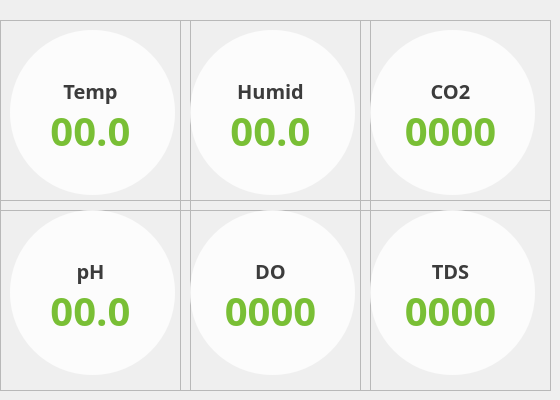
    <widget class="QWidget" name="page_5">
     <widget class="QFrame" name="frame_13">
      <property name="geometry">
       <rect>
        <x>0</x>
        <y>20</y>
        <width>191</width>
        <height>191</height>
       </rect>
      </property>
      <property name="frameShape">
       <enum>QFrame::StyledPanel</enum>
      </property>
      <property name="frameShadow">
       <enum>QFrame::Raised</enum>
      </property>
      <widget class="QLabel" name="label_52">
       <property name="geometry">
        <rect>
         <x>50</x>
         <y>50</y>
         <width>81</width>
         <height>41</height>
        </rect>
       </property>
       <property name="font">
        <font>
         <family>나눔스퀘어 Bold</family>
         <pointsize>15</pointsize>
         <weight>75</weight>
         <bold>true</bold>
        </font>
       </property>
       <property name="styleSheet">
        <string notr="true">background:transparent;
color:rgb(60,60,60);</string>
       </property>
       <property name="text">
        <string>Temp</string>
       </property>
       <property name="alignment">
        <set>Qt::AlignCenter</set>
       </property>
      </widget>
      <widget class="QLabel" name="label_13">
       <property name="geometry">
        <rect>
         <x>10</x>
         <y>10</y>
         <width>165</width>
         <height>165</height>
        </rect>
       </property>
       <property name="font">
        <font>
         <family>나눔스퀘어 Bold</family>
         <pointsize>28</pointsize>
         <weight>75</weight>
         <bold>true</bold>
        </font>
       </property>
       <property name="styleSheet">
        <string notr="true">image:url(:/img/resources/circle.png);
border:transparent;
border-radius:82px;
background:rgba(255,255,255,200);</string>
       </property>
       <property name="text">
        <string/>
       </property>
       <property name="alignment">
        <set>Qt::AlignCenter</set>
       </property>
      </widget>
      <widget class="QLabel" name="temp_status">
       <property name="geometry">
        <rect>
         <x>40</x>
         <y>90</y>
         <width>101</width>
         <height>41</height>
        </rect>
       </property>
       <property name="font">
        <font>
         <family>나눔스퀘어 Bold</family>
         <pointsize>30</pointsize>
         <weight>75</weight>
         <bold>true</bold>
        </font>
       </property>
       <property name="styleSheet">
        <string notr="true">color : rgb(121,191,53);</string>
       </property>
       <property name="text">
        <string>00.0</string>
       </property>
       <property name="alignment">
        <set>Qt::AlignCenter</set>
       </property>
      </widget>
      <zorder>label_13</zorder>
      <zorder>label_52</zorder>
      <zorder>temp_status</zorder>
     </widget>
     <widget class="QFrame" name="frame_14">
      <property name="geometry">
       <rect>
        <x>180</x>
        <y>20</y>
        <width>191</width>
        <height>191</height>
       </rect>
      </property>
      <property name="frameShape">
       <enum>QFrame::StyledPanel</enum>
      </property>
      <property name="frameShadow">
       <enum>QFrame::Raised</enum>
      </property>
      <widget class="QLabel" name="label_62">
       <property name="geometry">
        <rect>
         <x>50</x>
         <y>50</y>
         <width>81</width>
         <height>41</height>
        </rect>
       </property>
       <property name="font">
        <font>
         <family>나눔스퀘어 Bold</family>
         <pointsize>15</pointsize>
         <weight>75</weight>
         <bold>true</bold>
        </font>
       </property>
       <property name="styleSheet">
        <string notr="true">background:transparent;
color:rgb(60,60,60);</string>
       </property>
       <property name="text">
        <string>Humid</string>
       </property>
       <property name="alignment">
        <set>Qt::AlignCenter</set>
       </property>
      </widget>
      <widget class="QLabel" name="label_15">
       <property name="geometry">
        <rect>
         <x>10</x>
         <y>10</y>
         <width>165</width>
         <height>165</height>
        </rect>
       </property>
       <property name="font">
        <font>
         <family>나눔스퀘어 Bold</family>
         <pointsize>28</pointsize>
         <weight>75</weight>
         <bold>true</bold>
        </font>
       </property>
       <property name="styleSheet">
        <string notr="true">image:url(:/img/resources/circle.png);
border:transparent;
border-radius:82px;
background:rgba(255,255,255,200);</string>
       </property>
       <property name="text">
        <string/>
       </property>
       <property name="alignment">
        <set>Qt::AlignCenter</set>
       </property>
      </widget>
      <widget class="QLabel" name="humid_status">
       <property name="geometry">
        <rect>
         <x>40</x>
         <y>90</y>
         <width>101</width>
         <height>41</height>
        </rect>
       </property>
       <property name="font">
        <font>
         <family>나눔스퀘어 Bold</family>
         <pointsize>30</pointsize>
         <weight>75</weight>
         <bold>true</bold>
        </font>
       </property>
       <property name="styleSheet">
        <string notr="true">color : rgb(121,191,53);</string>
       </property>
       <property name="text">
        <string>00.0</string>
       </property>
       <property name="alignment">
        <set>Qt::AlignCenter</set>
       </property>
      </widget>
      <zorder>label_15</zorder>
      <zorder>label_62</zorder>
      <zorder>humid_status</zorder>
     </widget>
     <widget class="QFrame" name="frame_17">
      <property name="geometry">
       <rect>
        <x>360</x>
        <y>20</y>
        <width>191</width>
        <height>191</height>
       </rect>
      </property>
      <property name="frameShape">
       <enum>QFrame::StyledPanel</enum>
      </property>
      <property name="frameShadow">
       <enum>QFrame::Raised</enum>
      </property>
      <widget class="QLabel" name="label_64">
       <property name="geometry">
        <rect>
         <x>50</x>
         <y>50</y>
         <width>81</width>
         <height>41</height>
        </rect>
       </property>
       <property name="font">
        <font>
         <family>나눔스퀘어 Bold</family>
         <pointsize>15</pointsize>
         <weight>75</weight>
         <bold>true</bold>
        </font>
       </property>
       <property name="styleSheet">
        <string notr="true">background:transparent;
color:rgb(60,60,60);</string>
       </property>
       <property name="text">
        <string>CO2</string>
       </property>
       <property name="alignment">
        <set>Qt::AlignCenter</set>
       </property>
      </widget>
      <widget class="QLabel" name="label_17">
       <property name="geometry">
        <rect>
         <x>10</x>
         <y>10</y>
         <width>165</width>
         <height>165</height>
        </rect>
       </property>
       <property name="font">
        <font>
         <family>나눔스퀘어 Bold</family>
         <pointsize>28</pointsize>
         <weight>75</weight>
         <bold>true</bold>
        </font>
       </property>
       <property name="styleSheet">
        <string notr="true">image:url(:/img/resources/circle.png);
border:transparent;
border-radius:82px;
background:rgba(255,255,255,200);</string>
       </property>
       <property name="text">
        <string/>
       </property>
       <property name="alignment">
        <set>Qt::AlignCenter</set>
       </property>
      </widget>
      <widget class="QLabel" name="co2_status">
       <property name="geometry">
        <rect>
         <x>40</x>
         <y>90</y>
         <width>101</width>
         <height>41</height>
        </rect>
       </property>
       <property name="font">
        <font>
         <family>나눔스퀘어 Bold</family>
         <pointsize>30</pointsize>
         <weight>75</weight>
         <bold>true</bold>
        </font>
       </property>
       <property name="styleSheet">
        <string notr="true">color : rgb(121,191,53);</string>
       </property>
       <property name="text">
        <string>0000</string>
       </property>
       <property name="alignment">
        <set>Qt::AlignCenter</set>
       </property>
      </widget>
      <zorder>label_17</zorder>
      <zorder>label_64</zorder>
      <zorder>co2_status</zorder>
     </widget>
     <widget class="QFrame" name="frame_18">
      <property name="geometry">
       <rect>
        <x>0</x>
        <y>200</y>
        <width>191</width>
        <height>191</height>
       </rect>
      </property>
      <property name="frameShape">
       <enum>QFrame::StyledPanel</enum>
      </property>
      <property name="frameShadow">
       <enum>QFrame::Raised</enum>
      </property>
      <widget class="QLabel" name="label_65">
       <property name="geometry">
        <rect>
         <x>50</x>
         <y>50</y>
         <width>81</width>
         <height>41</height>
        </rect>
       </property>
       <property name="font">
        <font>
         <family>나눔스퀘어 Bold</family>
         <pointsize>15</pointsize>
         <weight>75</weight>
         <bold>true</bold>
        </font>
       </property>
       <property name="styleSheet">
        <string notr="true">background:transparent;
color:rgb(60,60,60);</string>
       </property>
       <property name="text">
        <string>pH</string>
       </property>
       <property name="alignment">
        <set>Qt::AlignCenter</set>
       </property>
      </widget>
      <widget class="QLabel" name="label_19">
       <property name="geometry">
        <rect>
         <x>10</x>
         <y>10</y>
         <width>165</width>
         <height>165</height>
        </rect>
       </property>
       <property name="font">
        <font>
         <family>나눔스퀘어 Bold</family>
         <pointsize>28</pointsize>
         <weight>75</weight>
         <bold>true</bold>
        </font>
       </property>
       <property name="styleSheet">
        <string notr="true">image:url(:/img/resources/circle.png);
border:transparent;
border-radius:82px;
background:rgba(255,255,255,200);</string>
       </property>
       <property name="text">
        <string/>
       </property>
       <property name="alignment">
        <set>Qt::AlignCenter</set>
       </property>
      </widget>
      <widget class="QLabel" name="ph_status">
       <property name="geometry">
        <rect>
         <x>40</x>
         <y>90</y>
         <width>101</width>
         <height>41</height>
        </rect>
       </property>
       <property name="font">
        <font>
         <family>나눔스퀘어 Bold</family>
         <pointsize>30</pointsize>
         <weight>75</weight>
         <bold>true</bold>
        </font>
       </property>
       <property name="styleSheet">
        <string notr="true">color : rgb(121,191,53);</string>
       </property>
       <property name="text">
        <string>00.0</string>
       </property>
       <property name="alignment">
        <set>Qt::AlignCenter</set>
       </property>
      </widget>
      <zorder>label_19</zorder>
      <zorder>label_65</zorder>
      <zorder>ph_status</zorder>
     </widget>
     <widget class="QFrame" name="frame_19">
      <property name="geometry">
       <rect>
        <x>180</x>
        <y>200</y>
        <width>191</width>
        <height>191</height>
       </rect>
      </property>
      <property name="frameShape">
       <enum>QFrame::StyledPanel</enum>
      </property>
      <property name="frameShadow">
       <enum>QFrame::Raised</enum>
      </property>
      <widget class="QLabel" name="label_66">
       <property name="geometry">
        <rect>
         <x>50</x>
         <y>50</y>
         <width>81</width>
         <height>41</height>
        </rect>
       </property>
       <property name="font">
        <font>
         <family>나눔스퀘어 Bold</family>
         <pointsize>15</pointsize>
         <weight>75</weight>
         <bold>true</bold>
        </font>
       </property>
       <property name="styleSheet">
        <string notr="true">background:transparent;
color:rgb(60,60,60);</string>
       </property>
       <property name="text">
        <string>DO</string>
       </property>
       <property name="alignment">
        <set>Qt::AlignCenter</set>
       </property>
      </widget>
      <widget class="QLabel" name="label_21">
       <property name="geometry">
        <rect>
         <x>10</x>
         <y>10</y>
         <width>165</width>
         <height>165</height>
        </rect>
       </property>
       <property name="font">
        <font>
         <family>나눔스퀘어 Bold</family>
         <pointsize>28</pointsize>
         <weight>75</weight>
         <bold>true</bold>
        </font>
       </property>
       <property name="styleSheet">
        <string notr="true">image:url(:/img/resources/circle.png);
border:transparent;
border-radius:82px;
background:rgba(255,255,255,200);</string>
       </property>
       <property name="text">
        <string/>
       </property>
       <property name="alignment">
        <set>Qt::AlignCenter</set>
       </property>
      </widget>
      <widget class="QLabel" name="do_status">
       <property name="geometry">
        <rect>
         <x>40</x>
         <y>90</y>
         <width>101</width>
         <height>41</height>
        </rect>
       </property>
       <property name="font">
        <font>
         <family>나눔스퀘어 Bold</family>
         <pointsize>30</pointsize>
         <weight>75</weight>
         <bold>true</bold>
        </font>
       </property>
       <property name="styleSheet">
        <string notr="true">color : rgb(121,191,53);</string>
       </property>
       <property name="text">
        <string>0000</string>
       </property>
       <property name="alignment">
        <set>Qt::AlignCenter</set>
       </property>
      </widget>
      <zorder>label_21</zorder>
      <zorder>label_66</zorder>
      <zorder>do_status</zorder>
     </widget>
     <widget class="QFrame" name="frame_20">
      <property name="geometry">
       <rect>
        <x>360</x>
        <y>200</y>
        <width>191</width>
        <height>191</height>
       </rect>
      </property>
      <property name="frameShape">
       <enum>QFrame::StyledPanel</enum>
      </property>
      <property name="frameShadow">
       <enum>QFrame::Raised</enum>
      </property>
      <widget class="QLabel" name="label_67">
       <property name="geometry">
        <rect>
         <x>50</x>
         <y>50</y>
         <width>81</width>
         <height>41</height>
        </rect>
       </property>
       <property name="font">
        <font>
         <family>나눔스퀘어 Bold</family>
         <pointsize>15</pointsize>
         <weight>75</weight>
         <bold>true</bold>
        </font>
       </property>
       <property name="styleSheet">
        <string notr="true">background:transparent;
color:rgb(60,60,60);</string>
       </property>
       <property name="text">
        <string>TDS</string>
       </property>
       <property name="alignment">
        <set>Qt::AlignCenter</set>
       </property>
      </widget>
      <widget class="QLabel" name="label_23">
       <property name="geometry">
        <rect>
         <x>10</x>
         <y>10</y>
         <width>165</width>
         <height>165</height>
        </rect>
       </property>
       <property name="font">
        <font>
         <family>나눔스퀘어 Bold</family>
         <pointsize>28</pointsize>
         <weight>75</weight>
         <bold>true</bold>
        </font>
       </property>
       <property name="styleSheet">
        <string notr="true">image:url(:/img/resources/circle.png);
border:transparent;
border-radius:82px;
background:rgba(255,255,255,200);</string>
       </property>
       <property name="text">
        <string/>
       </property>
       <property name="alignment">
        <set>Qt::AlignCenter</set>
       </property>
      </widget>
      <widget class="QLabel" name="tds_status">
       <property name="geometry">
        <rect>
         <x>40</x>
         <y>90</y>
         <width>101</width>
         <height>41</height>
        </rect>
       </property>
       <property name="font">
        <font>
         <family>나눔스퀘어 Bold</family>
         <pointsize>30</pointsize>
         <weight>75</weight>
         <bold>true</bold>
        </font>
       </property>
       <property name="styleSheet">
        <string notr="true">color : rgb(121,191,53);</string>
       </property>
       <property name="text">
        <string>0000</string>
       </property>
       <property name="alignment">
        <set>Qt::AlignCenter</set>
       </property>
      </widget>
      <zorder>label_23</zorder>
      <zorder>label_67</zorder>
      <zorder>tds_status</zorder>
     </widget>
    </widget>
